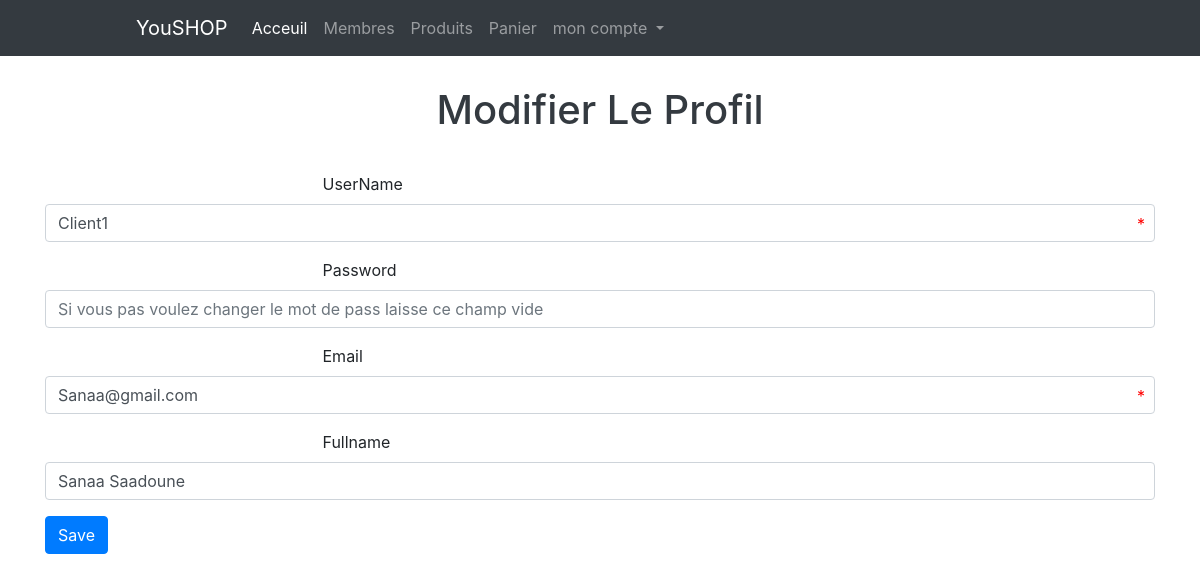
Screenshot of /members.php?do=edit&userID=2 (signed in) with the database file from the repository.
### tables this page shows
CREATE TABLE IF NOT EXISTS `users` (
  `userID` int(11) NOT NULL AUTO_INCREMENT,
  `username` varchar(255) NOT NULL,
  `password` varchar(255) NOT NULL,
  `CIN` varchar(10) DEFAULT NULL,
  `email` varchar(255) NOT NULL,
  `fullname` varchar(255) NOT NULL,
  `groupeID` int(11) NOT NULL DEFAULT '0',
  `regStatus` int(11) NOT NULL DEFAULT '0',
  `dateRegistre` datetime NOT NULL,
  PRIMARY KEY (`userID`)
);

### members.php (the view, shortened to what this page needs)
<?php
if (isset($_SESSION['username'])) {
    include "init.php";
    $do = isset($_GET['do']) ? $_GET['do'] : 'manage';
    if ($do == 'manage') {
        $stmt = $db->prepare("SELECT * FROM users WHERE groupeID != 1");
        $stmt->execute(array());
        $rows = $stmt->fetchAll();
?>
        <div class="container">
            <h1 class="text-center">ADD Les Membres</h1>
            <div class="blank"></div>
            <div class="table-responsive table-center text-center">
                <table class="table table-striped">
                    <thead>
                        <tr>
                            <th scope="col">#ID</th>
                            <th scope="col">UserName</th>
                            <th scope="col">E-mail</th>
                            <th scope="col">FullName</th>
                            <th scope="col">Date Register</th>
                            <th scope="col">Controle</th>
                        </tr>
                    </thead>
                    <?php
                    foreach ($rows as $row) {
                    ?>
                        <tbody>
                            <tr>
                                <th scope="row"><?php echo $row['userID'] ?></th>
                                <td><?php echo $row['username'] ?></td>
                                <td><?php echo $row['email'] ?></td>
                                <td><?php echo $row['fullname'] ?></td>
                                <td> <?php echo $row['dateRegistre'] ?> </td>
                                <td>
                                    <a href="?do=edit&userID=<?php echo $row['userID'] ?>" class="btn btn-success" title="modifier"><i class="fas fa-edit"></i></a>
                                    <a href="?do=delete&userID=<?php echo $row['userID'] ?>" class="btn btn-danger confirm" title="supprimer"><i class="fas fa-trash"></i></a>
                                    <?php
                                    if ($row['regStatus'] == 0) {
                                    ?>
                                        <a href="?do=activate&userID=<?php echo $row['userID'] ?>" class="btn btn-info" title="confirmer"><i class="fas fa-check"></i></a>
                                    <?php } ?>
                                </td>
                            </tr>
                        </tbody>
                        <?php } ?>
                </table>
            </div>
            <a href="?do=add" class="btn btn-primary"><i class="fas fa-plus"></i> Add page</a>
        </div>
        <?php } elseif ($do == 'edit') {
        $userid = isset($_GET['userID']) && is_numeric($_GET['userID']) ? intval($_GET['userID']) : 0;
        $stmt = $db->prepare("SELECT * FROM users WHERE userID = ? LIMIT 1");
        $stmt->execute(array($userid));
        $row = $stmt->fetch();
        $count = $stmt->rowCount();
        if ($count > 0) {
        ?>
            <h1 class="text-center">Modifier Le Profil</h1>
            <div class="blank"></div>
            <div class="container">
                <form action="?do=update" method="POST">
                    <div class="form-group">
                        <label for="formGroupExampleInput">UserName</label>
                        <input name="username" type="text" class="form-control" id="UserName" value="<?php echo $row['username'] ?>" autocomplete="off" placeholder="UserName" required>
                    </div>
                    <div class="form-group">
                        <label for="formGroupExampleInput2">Password</label>
                        <input name="newpassword" type="password" class="form-control" id="formGroupExampleInput2" autocomplete="off" placeholder="Si vous pas voulez changer le mot de pass laisse ce champ vide">
                    </div>
                    <div class="form-group">
                        <label for="formGroupExampleInput3">Email</label>
                        <input name="email" pattern="[a-z0-9._%+-]+@[a-z0-9.-]+\.[a-z]{2,}$" type="email" class="form-control" id="formGroupExampleInput3" value="<?php echo $row['email'] ?>" autocomplete="off" placeholder="Email" required>
                    </div>
                    <div class="form-group">
                        <label for="formGroupExampleInput4">Fullname</label>
                        <input name="fullname" type="text" class="form-control" id="formGroupExampleInput4" value="<?php echo $row['fullname'] ?>" autocomplete="off" placeholder="Fullname">
                    </div>
                    <div class="form-group">
                        <input type="submit" value="Save" class="btn btn-primary">
                    </div>
                </form>
            </div>
<?php
        } else {
            $errorMsg = 'Tu peut pas entrer directement dans cette page';
            redirect($errorMsg, 5);
        }
    } else {
        $errorMsg = 'Tu peut pas entrer directement dans cette page';
        redirect($errorMsg, 5);
    }
    include $tplDirName . "footer.php";
} else {
    header('location: index.php');
}

### layout/css/backend.css (style rules this page uses)
.blank { height: 30px; }
h1 { color: #343a40; }
.form-group { position: relative; }
label { margin-left: 25%; }

### rows the page displays
users: username "Client1", email "Sanaa@gmail.com", fullname "Sanaa Saadoune"

### other values shown
lang('cartPage') "Panier"
